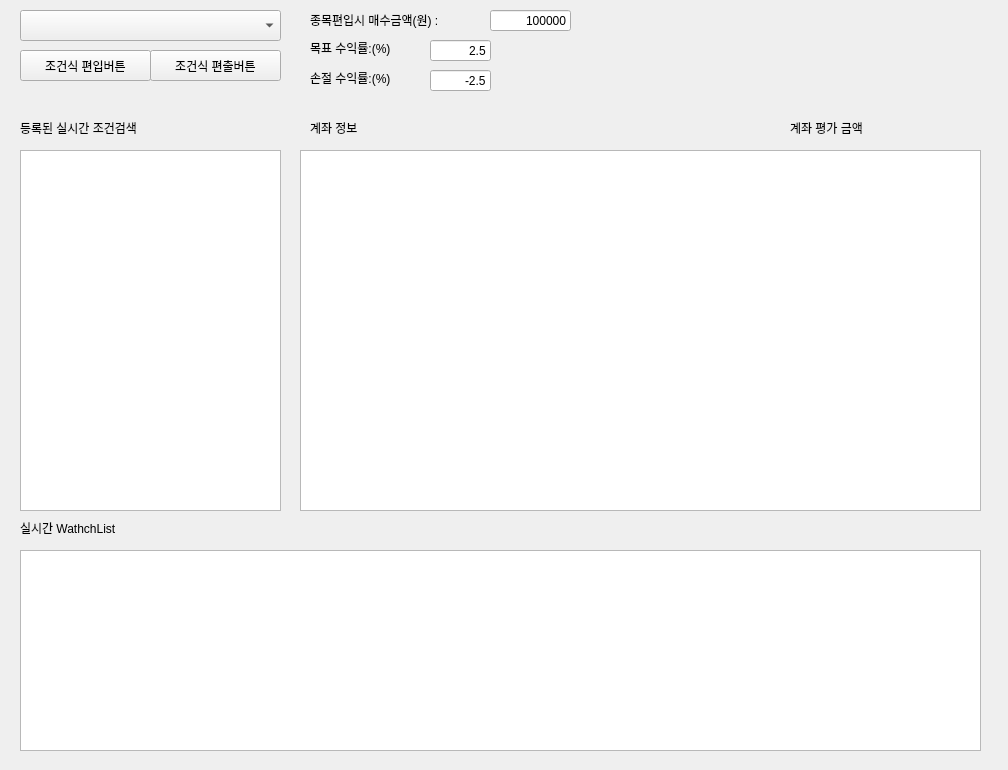
<?xml version="1.0" encoding="UTF-8"?>
<ui version="4.0">
 <class>main</class>
 <widget class="QWidget" name="main">
  <property name="geometry">
   <rect>
    <x>0</x>
    <y>0</y>
    <width>1008</width>
    <height>770</height>
   </rect>
  </property>
  <property name="maximumSize">
   <size>
    <width>1008</width>
    <height>770</height>
   </size>
  </property>
  <property name="baseSize">
   <size>
    <width>200</width>
    <height>200</height>
   </size>
  </property>
  <property name="windowTitle">
   <string>autoTrading</string>
  </property>
  <widget class="QComboBox" name="conditionComboBox">
   <property name="geometry">
    <rect>
     <x>20</x>
     <y>10</y>
     <width>261</width>
     <height>31</height>
    </rect>
   </property>
  </widget>
  <widget class="QPushButton" name="conditionInputButton">
   <property name="geometry">
    <rect>
     <x>20</x>
     <y>50</y>
     <width>131</width>
     <height>31</height>
    </rect>
   </property>
   <property name="text">
    <string>조건식 편입버튼</string>
   </property>
  </widget>
  <widget class="QPushButton" name="conditionOutButton">
   <property name="geometry">
    <rect>
     <x>150</x>
     <y>50</y>
     <width>131</width>
     <height>31</height>
    </rect>
   </property>
   <property name="text">
    <string>조건식 편출버튼</string>
   </property>
  </widget>
  <widget class="QTableView" name="registeredTableView">
   <property name="geometry">
    <rect>
     <x>20</x>
     <y>150</y>
     <width>261</width>
     <height>361</height>
    </rect>
   </property>
  </widget>
  <widget class="QLineEdit" name="buyAmountLineEdit">
   <property name="geometry">
    <rect>
     <x>490</x>
     <y>10</y>
     <width>81</width>
     <height>21</height>
    </rect>
   </property>
   <property name="text">
    <string>100000</string>
   </property>
   <property name="alignment">
    <set>Qt::AlignRight|Qt::AlignTrailing|Qt::AlignVCenter</set>
   </property>
  </widget>
  <widget class="QLabel" name="label">
   <property name="geometry">
    <rect>
     <x>310</x>
     <y>10</y>
     <width>231</width>
     <height>20</height>
    </rect>
   </property>
   <property name="text">
    <string>종목편입시 매수금액(원) :</string>
   </property>
  </widget>
  <widget class="QLabel" name="label_2">
   <property name="geometry">
    <rect>
     <x>310</x>
     <y>40</y>
     <width>131</width>
     <height>16</height>
    </rect>
   </property>
   <property name="text">
    <string>목표 수익률:(%)</string>
   </property>
  </widget>
  <widget class="QLineEdit" name="goalReturnLineEdit">
   <property name="geometry">
    <rect>
     <x>430</x>
     <y>40</y>
     <width>61</width>
     <height>21</height>
    </rect>
   </property>
   <property name="layoutDirection">
    <enum>Qt::LeftToRight</enum>
   </property>
   <property name="text">
    <string>2.5</string>
   </property>
   <property name="alignment">
    <set>Qt::AlignRight|Qt::AlignTrailing|Qt::AlignVCenter</set>
   </property>
  </widget>
  <widget class="QLabel" name="label_3">
   <property name="geometry">
    <rect>
     <x>310</x>
     <y>70</y>
     <width>121</width>
     <height>16</height>
    </rect>
   </property>
   <property name="text">
    <string>손절 수익률:(%)</string>
   </property>
  </widget>
  <widget class="QLineEdit" name="stopLossLineEdit">
   <property name="geometry">
    <rect>
     <x>430</x>
     <y>70</y>
     <width>61</width>
     <height>21</height>
    </rect>
   </property>
   <property name="text">
    <string>-2.5</string>
   </property>
   <property name="alignment">
    <set>Qt::AlignRight|Qt::AlignTrailing|Qt::AlignVCenter</set>
   </property>
  </widget>
  <widget class="QTableView" name="watchListTableView">
   <property name="geometry">
    <rect>
     <x>20</x>
     <y>550</y>
     <width>961</width>
     <height>201</height>
    </rect>
   </property>
  </widget>
  <widget class="QLabel" name="label_4">
   <property name="geometry">
    <rect>
     <x>20</x>
     <y>120</y>
     <width>261</width>
     <height>16</height>
    </rect>
   </property>
   <property name="text">
    <string>등록된 실시간 조건검색</string>
   </property>
  </widget>
  <widget class="QLabel" name="label_5">
   <property name="geometry">
    <rect>
     <x>20</x>
     <y>520</y>
     <width>311</width>
     <height>16</height>
    </rect>
   </property>
   <property name="text">
    <string>실시간 WathchList</string>
   </property>
  </widget>
  <widget class="QTableView" name="accountTableView">
   <property name="geometry">
    <rect>
     <x>300</x>
     <y>150</y>
     <width>681</width>
     <height>361</height>
    </rect>
   </property>
   <attribute name="horizontalHeaderStretchLastSection">
    <bool>false</bool>
   </attribute>
  </widget>
  <widget class="QLabel" name="label_6">
   <property name="geometry">
    <rect>
     <x>310</x>
     <y>120</y>
     <width>64</width>
     <height>15</height>
    </rect>
   </property>
   <property name="text">
    <string>계좌 정보</string>
   </property>
  </widget>
  <widget class="QLabel" name="currentBalanceLabel">
   <property name="geometry">
    <rect>
     <x>790</x>
     <y>120</y>
     <width>201</width>
     <height>16</height>
    </rect>
   </property>
   <property name="text">
    <string>계좌 평가 금액 </string>
   </property>
  </widget>
 </widget>
 <resources/>
 <connections/>
</ui>
